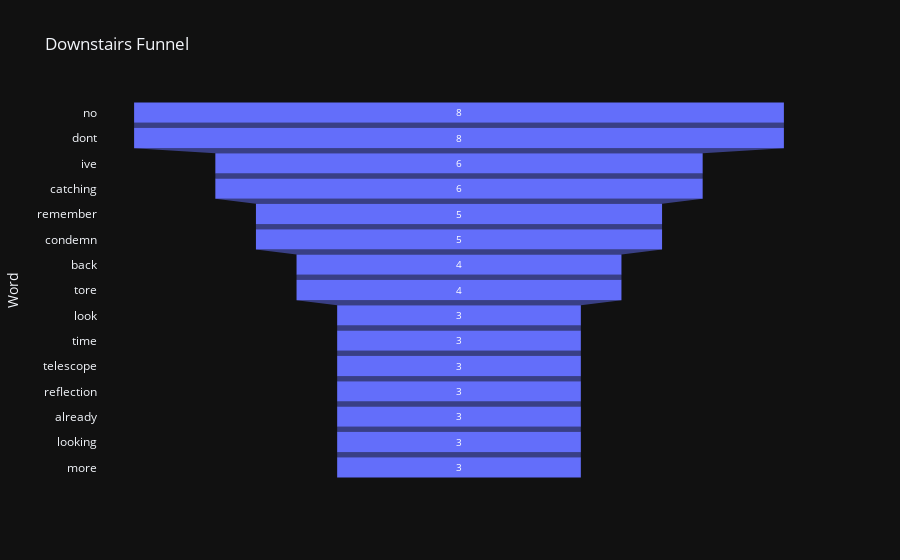

Write notebook code for a chart like this one.
### Markdown cell above
### Cottonwood Funnel Chart

### Code cell
df_counts = pd.DataFrame(counts.most_common(15), columns=['Word', 'Count'])

fig = px.funnel(df_counts, x='Count', y='Word',
                title='Cottonwood Funnel',
                color_discrete_sequence=['#636EFA'])
fig.show()

### Figure 1 — Plotly figure (JSON) as saved in the notebook; plotly's stock layout.template omitted (floating-point values rounded to 4 significant figures)
{"data": [{"hovertemplate": "Count=%{x}<br>Word=%{y}<extra></extra>", "legendgroup": "", "marker": {"color": "#636EFA"}, "name": "", "orientation": "h", "showlegend": false, "x": [8, 8, 6, 6, 5, 5, 4, 4, 3, 3, 3, 3, 3, 3, 3], "xaxis": "x", "y": ["no", "dont", "ive", "catching", "remember", "condemn", "back", "tore", "look", "time", "telescope", "reflection", "already", "looking", "more"], "yaxis": "y", "type": "funnel"}], "layout": {"xaxis": {"anchor": "y", "domain": [0.0, 1.0], "title": {"text": "Count"}}, "yaxis": {"anchor": "x", "domain": [0.0, 1.0], "title": {"text": "Word"}}, "legend": {"tracegroupgap": 0}, "title": {"text": "Downstairs Funnel"}}}
